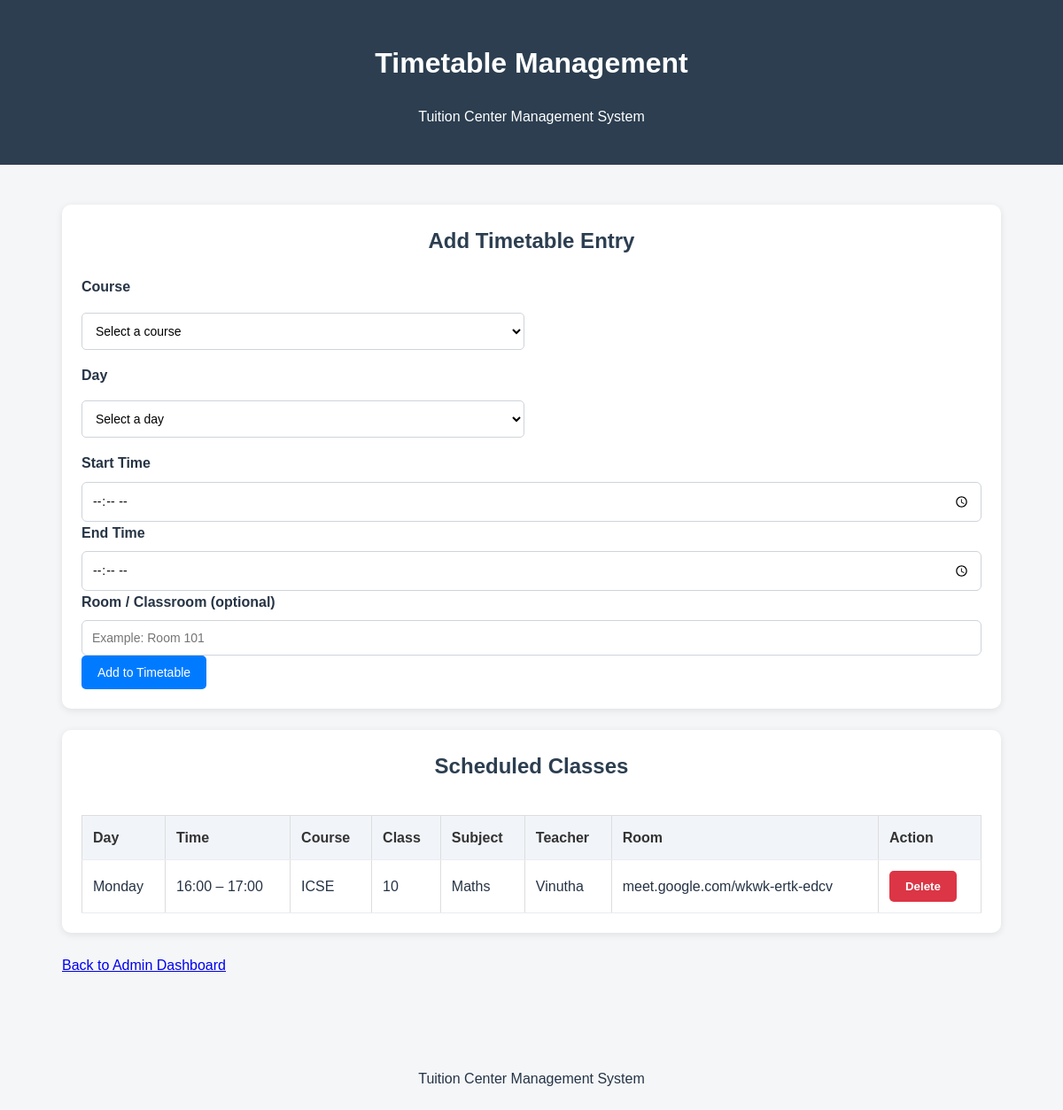
The app's page /timetable (signed in) with its own data.
### tables this page shows
CREATE TABLE timetable (
                id INTEGER PRIMARY KEY AUTOINCREMENT,
                course_id INTEGER NOT NULL,
                day_of_week TEXT NOT NULL
                    CHECK (
                        day_of_week IN (
                            'Monday',
                            'Tuesday',
                            'Wednesday',
                            'Thursday',
                            'Friday',
                            'Saturday',
                            'Sunday'
                        )
                    ),
                start_time TEXT NOT NULL,
                end_time TEXT NOT NULL,
                room TEXT,
                FOREIGN KEY (course_id)
                    REFERENCES courses(id)
                    ON DELETE CASCADE,
                UNIQUE (course_id, day_of_week, start_time),
                CHECK (start_time < end_time)
            );

CREATE TABLE courses (
        id INTEGER PRIMARY KEY AUTOINCREMENT,
        course_name TEXT NOT NULL,
        class_name TEXT NOT NULL,
        subject TEXT NOT NULL,
        teacher_id INTEGER,
        fee REAL NOT NULL DEFAULT 0,
        FOREIGN KEY (teacher_id) REFERENCES teachers(id)
        );

CREATE TABLE teachers (
        id INTEGER PRIMARY KEY AUTOINCREMENT,
        name TEXT NOT NULL,
        subject TEXT NOT NULL,
        phone TEXT,
        email TEXT,
        qualification TEXT
        );

### app.py (the view, shortened to what this page needs)
@app.route("/timetable", methods=["GET", "POST"])
@login_required
def manage_timetable():
    conn = get_db_connection()
    try:
        courses = conn.execute("""
            SELECT
                c.id,
                c.course_name,
                c.class_name,
                c.subject,
                t.name AS teacher_name
            FROM courses c
            LEFT JOIN teachers t ON t.id = c.teacher_id
            ORDER BY c.course_name
        """).fetchall()
        timetable_entries = conn.execute("""
            SELECT
                tt.id,
                tt.day_of_week,
                tt.start_time,
                tt.end_time,
                tt.room,
                c.course_name,
                c.class_name,
                c.subject,
                t.name AS teacher_name
            FROM timetable tt
            JOIN courses c ON c.id = tt.course_id
            LEFT JOIN teachers t ON t.id = c.teacher_id
            ORDER BY
                CASE tt.day_of_week
                    WHEN 'Monday' THEN 1
                    WHEN 'Tuesday' THEN 2
                    WHEN 'Wednesday' THEN 3
                    WHEN 'Thursday' THEN 4
                    WHEN 'Friday' THEN 5
                    WHEN 'Saturday' THEN 6
                    WHEN 'Sunday' THEN 7
                END,
                tt.start_time,
                c.course_name
        """).fetchall()
        return render_template(
            "timetable.html",
            courses=courses,
            timetable_entries=timetable_entries
        )
    except sqlite3.Error:
        conn.rollback()
        app.logger.exception("Timetable management failed")
        flash("A database error occurred while loading the timetable.", "error")
        return redirect(url_for("home"))
    finally:
        conn.close()

### app.py (called while the page is built)
def get_db_connection():
    conn = sqlite3.connect("tuition.db")
    conn.row_factory = sqlite3.Row
    return conn

def login_required(route_function):
    @wraps(route_function)
    def wrapper(*args, **kwargs):
        if "admin_id" not in session:
            return redirect(url_for("login"))
        return route_function(*args, **kwargs)
    return wrapper

### templates/timetable.html (shortened to what this page needs)
<!DOCTYPE html>
<html lang="en">
<head>
    <link rel="stylesheet"
          href="{{ url_for('static', filename='style.css') }}">
</head>
<body>
<header>
    <h1>Timetable Management</h1>
    <p>Tuition Center Management System</p>
</header>
<main class="container">
    <section class="enrollment-panel">
        <h2>Add Timetable Entry</h2>
        {% if courses %}
        <form method="POST" action="{{ url_for('manage_timetable') }}">
            <div class="form-group">
                <label for="course_id">Course</label>
                <select id="course_id" name="course_id" required>
                    <option value="">Select a course</option>
                </select>
            </div>
            <div class="form-group">
                <label for="day_of_week">Day</label>
                <select id="day_of_week" name="day_of_week" required>
                    <option value="">Select a day</option>
                </select>
            </div>
            <div class="form-group">
                <label for="start_time">Start Time</label>
                <input type="time" id="start_time" name="start_time"
                       required>
            </div>
            <div class="form-group">
                <label for="end_time">End Time</label>
                <input type="time" id="end_time" name="end_time"
                       required>
            </div>
            <div class="form-group">
                <label for="room">Room / Classroom (optional)</label>
                <input type="text" id="room" name="room"
                       placeholder="Example: Room 101">
            </div>
            <button type="submit" class="primary-btn">
                Add to Timetable
            </button>
        </form>
        {% else %}
        <div class="empty-state">
            <p>No courses are available. Create a course first.</p>
        </div>
        {% endif %}
    </section>
    <section class="enrollment-panel">
        <h2>Scheduled Classes</h2>
        {% if timetable_entries %}
        <div class="table-responsive">
            <table class="enrollment-table">
                <thead>
                    <tr>
                        <th>Day</th>
                        <th>Time</th>
                        <th>Course</th>
                        <th>Class</th>
                        <th>Subject</th>
                        <th>Teacher</th>
                        <th>Room</th>
                        <th>Action</th>
                    </tr>
                </thead>
                <tbody>
                    {% for entry in timetable_entries %}
                    <tr>
                        <td>{{ entry['day_of_week'] }}</td>
                        <td>
                            {{ entry['start_time'] }}
                            – {{ entry['end_time'] }}
                        </td>
                        <td>{{ entry['course_name'] }}</td>
                        <td>{{ entry['class_name'] }}</td>
                        <td>{{ entry['subject'] }}</td>
                        <td>{{ entry['teacher_name'] or 'Not assigned' }}</td>
                        <td>{{ entry['room'] or 'Not specified' }}</td>
                        <td>
                            <form method="POST"
                                  action="{{ url_for(
                                      'delete_timetable_entry',
                                      entry_id=entry['id']
                                  ) }}"
                                  onsubmit="return confirm(
                                      'Delete this timetable entry?'
                                  );">
                                <button type="submit" class="logout-btn">
                                    Delete
                                </button>
                            </form>
                        </td>
                    </tr>
                    {% endfor %}
                </tbody>
            </table>
        </div>
        {% else %}
        <div class="empty-state">
            <h3>No timetable entries yet</h3>
            <p>Add a class using the form above.</p>
        </div>
        {% endif %}
    </section>
    <p><a href="{{ url_for('home') }}">Back to Admin Dashboard</a></p>
</main>
<footer>
    <p>Tuition Center Management System</p>
</footer>
</body>
</html>

### static/style.css (style rules this page uses)
body { font-family: Arial, sans-serif; margin: 0; background-color: #f4f6f8; }
header { background-color: #2c3e50; color: white; text-align: center; padding: 25px; }
main { padding: 30px; }
main h2 { text-align: center; }
footer { text-align: center; padding: 20px; margin-top: 30px; }
.logout-btn { background-color: #dc3545; color: rgb(71, 68, 68); border: none; padding: 10px 18px; border-radius: 5px; cursor: pointer; }
.container { max-width: 1100px; margin: 25px auto; padding: 20px; }
.container select, .container input[type="date"] { display: block; width: 100%; max-width: 500px; padding: 10px; margin: 8px 0 16px; border: 1px solid #ccc; border-radius: 5px; box-sizing: border-box; }
.container table { width: 100%; border-collapse: collapse; margin-top: 15px; }
.container th, .container td { border: 1px solid #ddd; padding: 10px; text-align: left; }
.container th { background: #007bff; color: white; }
.enrollment-card, .enrollment-panel { background: #fff; padding: 22px; border-radius: 10px; box-shadow: 0 2px 8px rgba(0, 0, 0, 0.09); }
.enrollment-panel { margin-bottom: 24px; }
.enrollment-panel h2 { margin-top: 0; }
.form-group { display: flex; flex-direction: column; gap: 8px; }
.form-group label { font-weight: 600; }
.form-group select, .form-group input { width: 100%; box-sizing: border-box; padding: 11px; border: 1px solid #ced4da; border-radius: 5px; font-size: 14px; background: #fff; }
.primary-btn { padding: 11px 18px; background: #007bff; color: white; border: none; border-radius: 5px; cursor: pointer; font-size: 14px; }
.table-responsive { width: 100%; overflow-x: auto; }
.enrollment-table { width: 100%; border-collapse: collapse; }
.enrollment-table th, .enrollment-table td { padding: 12px; border-bottom: 1px solid #e9ecef; text-align: left; white-space: nowrap; }
.enrollment-table th { background: #f1f5f9; color: #333; }
td form { margin: 0; }
* { box-sizing: border-box; }
body { color: #263445; line-height: 1.6; }
main h1, main h2, .container h1, .container h2 { color: #2c3e50; }
main h2 { margin-bottom: 20px; }
.logout-btn { background-color: #dc3545; color: #ffffff; font-weight: 600; transition: background-color 0.2s ease; }
button, .primary-btn, .export-btn, .back-btn, .secondary-btn { font-family: inherit; transition: background-color 0.2s ease, box-shadow 0.2s ease; }
.dashboard-card, .card, .enrollment-card, .enrollment-panel { transition: box-shadow 0.2s ease; }
.container table, .enrollment-table { background-color: #ffffff; }
.container th, .enrollment-table th { font-weight: 600; }
input, select, textarea { font-family: inherit; max-width: 100%; }
input:not([type="checkbox"]):not([type="radio"]), select, textarea { border: 1px solid #ced4da; border-radius: 6px; }

### records on screen
timetable: day_of_week "Monday", start_time "16:00", end_time "17:00", course_name "ICSE", class_name "10", subject "Maths", name "Vinutha", room "meet.google.com/wkwk-ertk-edcv"
